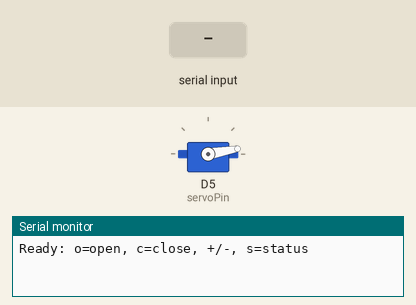
This sketch was run on a simulated ESP8266 (Wemos D1 mini). Parts: servo, the last lines printed to the serial monitor. The test bench sets the inputs (shaded band).

Above: at 1.2 s.
1.3 s: "o" received over Serial
At 2.1 s:
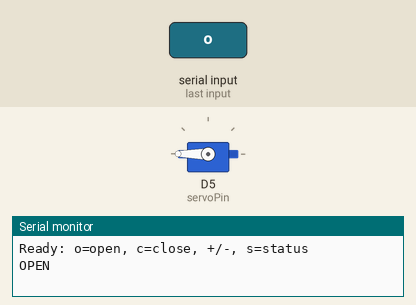
2.8 s: "-" received over Serial
At 3.3 s:
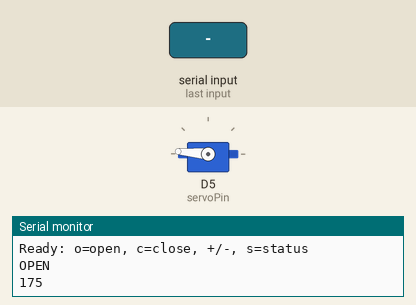
4.3 s: "c" received over Serial
Timing chart, 0 to 13.2 s (numbered marks = the images above; inputs shaded):
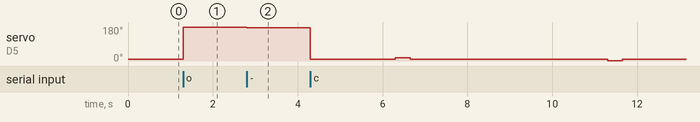

The sketch:

firmware.ino
```cpp
// Barrier gate controller for the Wemos D1 R2 (ESP8266). Servo signal on D5 (GPIO14).
//
// Serial protocol at 115200 baud: 'o' open, 'c' close, '+' / '-' nudge 5 degrees,
// 's' report current position. Starts CLOSED on boot.
//
// The keep-alive pulse is not decorative: this servo runs off a USB power bank that
// sleeps when idle, and the pulse is what keeps it awake during a long event. Do not
// remove it, and keep the skip-while-open guard, without testing on real hardware.
#include <Servo.h>

Servo barrierServo;

const int servoPin = D5;

int closedPos = 10;
int openPos = 180;
int currentPos = 10;

const unsigned long keepAliveIntervalMs = 5000;  // 5s — tighter margin for power banks
const int keepAliveStep = 8;                       // 8 deg is enough to draw current without being visible
const unsigned long keepAlivePulseMs = 350;        // 350ms lets the servo physically move and load

unsigned long lastKeepAliveMs = 0;
bool keepAlivePositive = true;

void setup() {

  Serial.begin(115200);

  barrierServo.attach(servoPin);

  // start CLOSED immediately
  barrierServo.write(closedPos);
  currentPos = closedPos;

  Serial.println("Ready: o=open, c=close, +/-, s=status");
}

void loop() {

  if (Serial.available()) {
    char cmd = Serial.read();

    if (cmd == 'o') {
      barrierServo.write(openPos);
      currentPos = openPos;
      lastKeepAliveMs = millis();  // reset timer so keep-alive doesn't fire right after close
      Serial.println("OPEN");
    }

    else if (cmd == 'c') {
      barrierServo.write(closedPos);
      currentPos = closedPos;
      Serial.println("CLOSE");
    }

    else if (cmd == '+') {
      currentPos += 5;
      if (currentPos > 180) currentPos = 180;

      barrierServo.write(currentPos);
      Serial.println(currentPos);
    }

    else if (cmd == '-') {
      currentPos -= 5;
      if (currentPos < 0) currentPos = 0;

      barrierServo.write(currentPos);
      Serial.println(currentPos);
    }

    else if (cmd == 's') {
      Serial.println(currentPos);
    }
  }

  // Small pulse around the current position to keep power banks awake.
  // Skip while gate is open — movement during an active drop could interfere.
  unsigned long now = millis();
  if (currentPos != openPos && now - lastKeepAliveMs >= keepAliveIntervalMs) {
    lastKeepAliveMs = now;

    int direction = keepAlivePositive ? keepAliveStep : -keepAliveStep;
    int pulseTarget = currentPos + direction;
    if (pulseTarget > 180) pulseTarget = currentPos - keepAliveStep;  // bounce back if at ceiling
    if (pulseTarget < 0)   pulseTarget = currentPos + keepAliveStep;  // bounce back if at floor
    if (pulseTarget > 180) pulseTarget = 180;  // hard clamp
    if (pulseTarget < 0)   pulseTarget = 0;

    Serial.print("[KEEPALIVE] t=");
    Serial.print(now);
    Serial.print("ms  cur=");
    Serial.print(currentPos);
    Serial.print("  pulse=");
    Serial.print(pulseTarget);
    Serial.print("  dir=");
    Serial.println(keepAlivePositive ? "+" : "-");

    barrierServo.write(pulseTarget);
    delay(keepAlivePulseMs);
    barrierServo.write(currentPos);

    keepAlivePositive = !keepAlivePositive;

    Serial.println("[KEEPALIVE] done");
  }
}
```

Measured:
- after the input at 1.3 s, servo on D5 (servoPin): 10° → 180° at once
- after the input at 2.8 s, servo on D5 (servoPin): 180° → 175° at once
